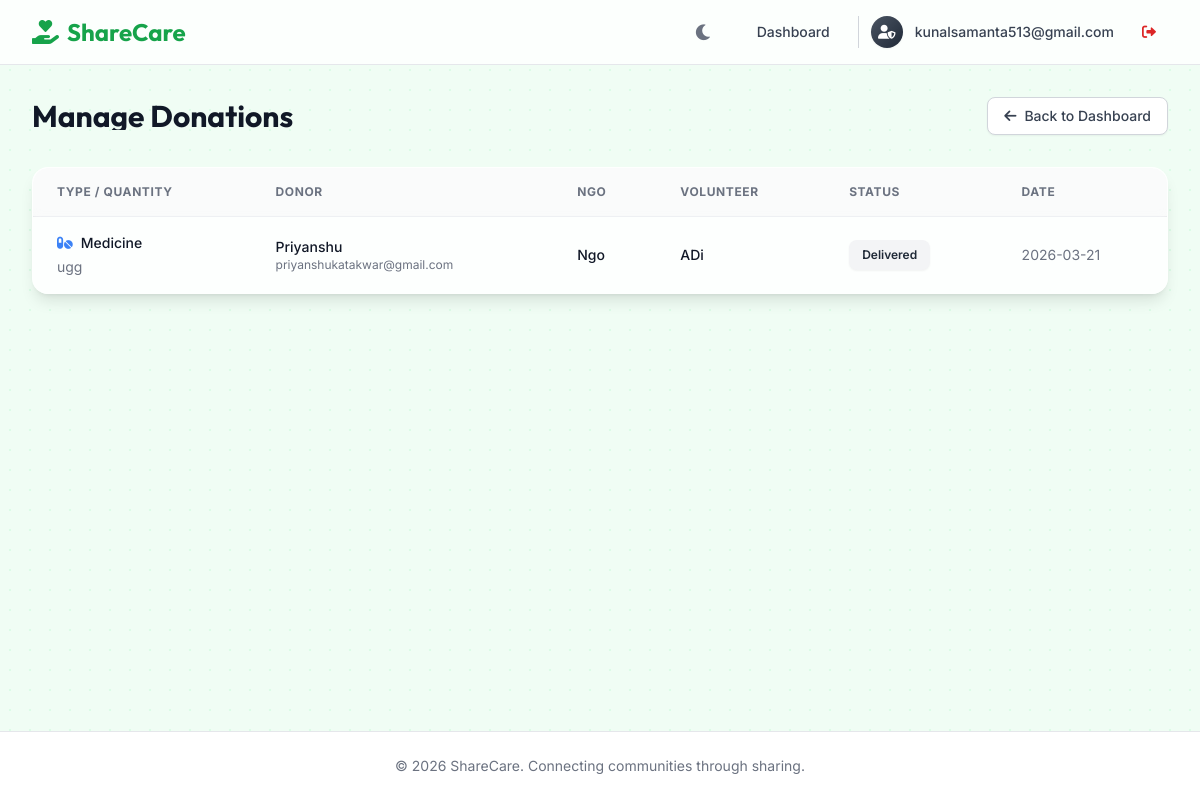
The page /admin/donations (signed in) on the database its author committed.
### models/models.py (models this page shows)
class User(db.Model, UserMixin):
    __tablename__ = 'users'
    id = db.Column(db.Integer, primary_key=True)
    role = db.Column(db.String(20), nullable=False) # 'admin', 'donor', 'ngo', 'volunteer'
    email = db.Column(db.String(120), unique=True, nullable=False)
    password_hash = db.Column(db.String(128), nullable=False)
    is_approved = db.Column(db.Boolean, default=False)
    created_at = db.Column(db.DateTime, default=datetime.utcnow)
    donor_profile = db.relationship('Donor', backref='user', uselist=False, cascade="all, delete-orphan")
    ngo_profile = db.relationship('NGO', backref='user', uselist=False, cascade="all, delete-orphan")
    volunteer_profile = db.relationship('Volunteer', backref='user', uselist=False, cascade="all, delete-orphan")

class Donation(db.Model):
    __tablename__ = 'donations'
    id = db.Column(db.Integer, primary_key=True)
    donor_id = db.Column(db.Integer, db.ForeignKey('donors.id'), nullable=False)
    item_type = db.Column(db.String(50), nullable=False) # 'Food', 'Medicine', 'Sanitary', 'Other'
    is_veg = db.Column(db.Boolean, nullable=True)
    quantity_desc = db.Column(db.String(100), nullable=False)
    feeds_people = db.Column(db.Integer, nullable=True)
    expiry_time = db.Column(db.DateTime, nullable=True)
    pickup_address = db.Column(db.Text, nullable=False)
    pickup_datetime = db.Column(db.DateTime, nullable=False)
    notes = db.Column(db.Text, nullable=True)
    status = db.Column(db.String(20), default='Available') # Available, Claimed, Picked Up, On The Way, Delivered
    created_at = db.Column(db.DateTime, default=datetime.utcnow)
    ngo_id = db.Column(db.Integer, db.ForeignKey('ngos.id'), nullable=True)
    claimed_at = db.Column(db.DateTime, nullable=True)
    delivery = db.relationship('Delivery', backref='donation', uselist=False)

class Donor(db.Model):
    __tablename__ = 'donors'
    id = db.Column(db.Integer, primary_key=True)
    user_id = db.Column(db.Integer, db.ForeignKey('users.id'), nullable=False)
    full_name = db.Column(db.String(100), nullable=False)
    phone = db.Column(db.String(20), nullable=False)
    address = db.Column(db.Text, nullable=False)
    gov_id_path = db.Column(db.String(255), nullable=True) # Path to uploaded file
    donations = db.relationship('Donation', backref='donor', lazy=True)

class NGO(db.Model):
    __tablename__ = 'ngos'
    id = db.Column(db.Integer, primary_key=True)
    user_id = db.Column(db.Integer, db.ForeignKey('users.id'), nullable=False)
    name = db.Column(db.String(150), nullable=False)
    registration_number = db.Column(db.String(100), nullable=False)
    contact_person = db.Column(db.String(100), nullable=False)
    phone = db.Column(db.String(20), nullable=False)
    address = db.Column(db.Text, nullable=False)
    certificate_path = db.Column(db.String(255), nullable=True) # Path to uploaded file
    claimed_donations = db.relationship('Donation', backref='claimed_by_ngo', lazy=True)

class Volunteer(db.Model):
    __tablename__ = 'volunteers'
    id = db.Column(db.Integer, primary_key=True)
    user_id = db.Column(db.Integer, db.ForeignKey('users.id'), nullable=False)
    full_name = db.Column(db.String(100), nullable=False)
    phone = db.Column(db.String(20), nullable=False)
    address = db.Column(db.Text, nullable=False)
    vehicle_type = db.Column(db.String(50), nullable=True)
    id_proof_path = db.Column(db.String(255), nullable=True) # Path to uploaded file
    deliveries = db.relationship('Delivery', backref='volunteer', lazy=True)

### routes/admin.py (the view)
@admin_bp.route('/donations')
@admin_required
def manage_donations():
    donations = Donation.query.order_by(Donation.created_at.desc()).all()
    return render_template('admin/donations.html', donations=donations)

### routes/admin.py (called while the page is built)
def admin_required(f):
    from functools import wraps
    @wraps(f)
    def decorated_function(*args, **kwargs):
        if not current_user.is_authenticated or current_user.role != 'admin':
            abort(403)
        return f(*args, **kwargs)
    return decorated_function

### templates/admin/donations.html (shortened to what this page needs)
{% extends "base.html" %}
{% block content %}
<div class="max-w-7xl mx-auto py-8 px-4 sm:px-6 lg:px-8 w-full flex-grow transition-colors duration-300">
    <div class="md:flex md:items-center md:justify-between mb-8 animate-fade-in-up">
        <div class="flex-1 min-w-0">
            <h2 class="text-3xl font-bold font-heading leading-7 text-gray-900 dark:text-white sm:truncate">
                Manage Donations
            </h2>
        </div>
        <div class="mt-4 flex md:mt-0 md:ml-4">
            <a href="{{ url_for('admin.dashboard') }}"
                class="inline-flex items-center px-4 py-2 border border-gray-300 dark:border-gray-600 rounded-lg shadow-sm text-sm font-medium text-gray-700 dark:text-gray-300 bg-white dark:bg-dark-panel hover:bg-gray-50 dark:hover:bg-dark-bg transition-colors">
                <i class="fa-solid fa-arrow-left mr-2"></i> Back to Dashboard
            </a>
        </div>
    </div>
    <div class="glass-panel shadow-lg overflow-x-auto rounded-2xl animate-fade-in-up" style="animation-delay: 0.1s;">
        <table class="min-w-full divide-y divide-gray-200 dark:divide-dark-border">
            <thead class="bg-gray-50/80 dark:bg-dark-bg/80 backdrop-blur-sm">
                <tr>
                    <th scope="col"
                        class="px-6 py-4 text-left text-xs font-bold text-gray-500 dark:text-gray-400 uppercase tracking-wider">Type /
                        Quantity</th>
                    <th scope="col"
                        class="px-6 py-4 text-left text-xs font-bold text-gray-500 dark:text-gray-400 uppercase tracking-wider">Donor
                    </th>
                    <th scope="col"
                        class="px-6 py-4 text-left text-xs font-bold text-gray-500 dark:text-gray-400 uppercase tracking-wider">NGO</th>
                    <th scope="col"
                        class="px-6 py-4 text-left text-xs font-bold text-gray-500 dark:text-gray-400 uppercase tracking-wider">Volunteer
                    </th>
                    <th scope="col"
                        class="px-6 py-4 text-left text-xs font-bold text-gray-500 dark:text-gray-400 uppercase tracking-wider">Status
                    </th>
                    <th scope="col"
                        class="px-6 py-4 text-left text-xs font-bold text-gray-500 dark:text-gray-400 uppercase tracking-wider">Date</th>
                </tr>
            </thead>
            <tbody class="divide-y divide-gray-200 dark:divide-dark-border">
                {% for d in donations %}
                <tr class="hover:bg-gray-50/50 dark:hover:bg-dark-panel/50 transition-colors">
                    <td class="px-6 py-4 whitespace-nowrap">
                        <div class="text-sm font-medium text-gray-900 dark:text-white flex items-center gap-2">
                            {% if d.item_type == 'Food' %}<i class="fa-solid fa-bowl-food text-orange-500"></i>
                            {% elif d.item_type == 'Medicine' %}<i class="fa-solid fa-pills text-blue-500"></i>
                            {% elif d.item_type == 'Sanitary' %}<i class="fa-solid fa-pump-soap text-brand-500"></i>
                            {% else %}<i class="fa-solid fa-box text-gray-500"></i>{% endif %}
                            {{ d.item_type }}
                        </div>
                        <div class="text-sm text-gray-500 dark:text-gray-400 mt-1 max-w-xs truncate" title="{{ d.quantity_desc }}">{{ d.quantity_desc }}</div>
                    </td>
                    <td class="px-6 py-4 whitespace-nowrap">
                        <div class="text-sm font-medium text-gray-900 dark:text-gray-200">{{ d.donor.full_name }}</div>
                        <div class="text-xs text-gray-500 dark:text-gray-400">{{ d.donor.user.email }}</div>
                    </td>
                    <td class="px-6 py-4 whitespace-nowrap">
                        {% if d.claimed_by_ngo %}
                        <div class="text-sm font-medium text-gray-900 dark:text-gray-200">{{ d.claimed_by_ngo.name }}</div>
                        {% else %}
                        <span class="text-sm text-gray-400 italic">None</span>
                        {% endif %}
                    </td>
                    <td class="px-6 py-4 whitespace-nowrap">
                        {% if d.delivery and d.delivery.volunteer %}
                        <div class="text-sm font-medium text-gray-900 dark:text-gray-200">{{ d.delivery.volunteer.full_name }}</div>
                        {% else %}
                        <span class="text-sm text-gray-400 italic">None</span>
                        {% endif %}
                    </td>
                    <td class="px-6 py-4 whitespace-nowrap">
                        <span class="px-3 py-1 inline-flex text-xs leading-5 font-semibold rounded-lg border border-transparent
                            {% if d.status == 'Available' %}bg-brand-100 text-brand-800 dark:bg-brand-900/30 dark:text-brand-400 dark:border-brand-800
                            {% elif d.status == 'Claimed' %}bg-blue-100 text-blue-800 dark:bg-blue-900/30 dark:text-blue-400 dark:border-blue-800
                            {% elif d.status == 'Delivered' %}bg-gray-100 text-gray-800 dark:bg-gray-800 dark:text-gray-300 dark:border-gray-600
                            {% else %}bg-yellow-100 text-yellow-800 dark:bg-yellow-900/30 dark:text-yellow-400 dark:border-yellow-800{% endif %} shadow-sm">
                            {{ d.status }}
                        </span>
                    </td>
                    <td class="px-6 py-4 whitespace-nowrap text-sm text-gray-500 dark:text-gray-400">
                        {{ d.created_at.strftime('%Y-%m-%d') }}
                    </td>
                </tr>
                {% endfor %}
            </tbody>
        </table>
    </div>
</div>
{% endblock %}

### templates/base.html (shortened to what this page needs)
<!DOCTYPE html>
<html lang="en">
<head>
    <script src="https://cdn.tailwindcss.com"></script>
    <link href="https://cdnjs.cloudflare.com/ajax/libs/font-awesome/6.0.0/css/all.min.css" rel="stylesheet">
</head>
<body class="min-h-screen flex flex-col font-sans text-gray-800 dark:text-gray-100 transition-colors duration-300">
    <nav class="bg-white/80 dark:bg-dark-panel/80 backdrop-blur-md border-b border-gray-200 dark:border-dark-border sticky top-0 z-50 transition-colors duration-300">
        <div class="max-w-7xl mx-auto px-4 sm:px-6 lg:px-8">
            <div class="flex justify-between h-16">
                <div class="flex">
                    <div class="shrink-0 flex items-center">
                        <a href="{{ url_for('main.index') }}"
                            class="text-2xl font-bold font-heading text-brand-600 dark:text-brand-400 flex items-center gap-2 hover:opacity-80 transition-opacity">
                            <i class="fa-solid fa-hand-holding-heart"></i> ShareCare
                        </a>
                    </div>
                </div>
                <div class="flex items-center space-x-2 sm:space-x-4">
                    <button id="theme-toggle" class="p-2 rounded-full text-gray-500 hover:bg-gray-100 dark:text-gray-400 dark:hover:bg-gray-700 focus:outline-none transition-colors mr-2 cursor-pointer" aria-label="Toggle Dark Mode">
                        <i id="theme-toggle-dark-icon" class="fa-solid fa-moon hidden text-lg"></i>
                    </button>
                    {% if current_user.is_authenticated %}
                        {% if current_user.role == 'admin' %}
                        <a href="{{ url_for('admin.dashboard') }}"
                            class="text-gray-700 dark:text-gray-300 hover:text-brand-600 dark:hover:text-brand-400 px-3 py-2 rounded-md text-sm font-medium transition-colors">Dashboard</a>
                        {% elif current_user.role == 'donor' %}
                        <a href="{{ url_for('donor.dashboard') }}"
                            class="text-gray-700 dark:text-gray-300 hover:text-brand-600 dark:hover:text-brand-400 px-3 py-2 rounded-md text-sm font-medium transition-colors">Dashboard</a>
                        {% elif current_user.role == 'ngo' %}
                        <a href="{{ url_for('ngo.dashboard') }}"
                            class="text-gray-700 dark:text-gray-300 hover:text-brand-600 dark:hover:text-brand-400 px-3 py-2 rounded-md text-sm font-medium transition-colors">Dashboard</a>
                        {% elif current_user.role == 'volunteer' %}
                        <a href="{{ url_for('volunteer.dashboard') }}"
                            class="text-gray-700 dark:text-gray-300 hover:text-brand-600 dark:hover:text-brand-400 px-3 py-2 rounded-md text-sm font-medium transition-colors">Dashboard</a>
                        {% endif %}
                        <div class="flex items-center gap-3 pl-3 border-l border-gray-300 dark:border-gray-600 ml-3">
                            <div class="flex items-center justify-center w-8 h-8 rounded-full shadow-sm text-white font-bold
                                {% if current_user.role == 'admin' %}bg-gradient-to-br from-gray-600 to-gray-800
                                {% elif current_user.role == 'donor' %}bg-gradient-to-br from-brand-400 to-brand-600
                                {% elif current_user.role == 'ngo' %}bg-gradient-to-br from-blue-400 to-blue-600
                                {% elif current_user.role == 'volunteer' %}bg-gradient-to-br from-yellow-400 to-yellow-600
                                {% else %}bg-gradient-to-br from-gray-400 to-gray-600{% endif %}">
                                {% if current_user.role == 'admin' %}<i class="fa-solid fa-user-shield text-sm"></i>
                                {% elif current_user.role == 'donor' %}<i class="fa-solid fa-hand-holding-heart text-sm"></i>
                                {% elif current_user.role == 'ngo' %}<i class="fa-solid fa-building text-sm"></i>
                                {% elif current_user.role == 'volunteer' %}<i class="fa-solid fa-truck-fast text-sm"></i>
                                {% else %}<i class="fa-solid fa-user text-sm"></i>{% endif %}
                            </div>
                            <span class="text-sm font-medium text-gray-700 dark:text-gray-300 hidden sm:block">{{ current_user.email }}</span>
                        </div>
                        <a href="{{ url_for('auth.logout') }}"
                            class="text-red-600 dark:text-red-400 hover:text-red-800 dark:hover:text-red-300 px-3 py-2 rounded-md text-sm font-medium transition-colors"><i class="fa-solid fa-right-from-bracket"></i></a>
                    {% endif %}
                </div>
            </div>
        </div>
    </nav>
    <main class="flex-grow flex flex-col">
        {% block content %}{% endblock %}
    </main>
    <footer class="bg-white dark:bg-dark-panel border-t border-gray-200 dark:border-dark-border mt-auto transition-colors duration-300">
        <div class="max-w-7xl mx-auto py-6 px-4 sm:px-6 lg:px-8">
            <p class="text-center text-gray-500 dark:text-gray-400 text-sm">
                &copy; 2026 ShareCare. Connecting communities through sharing.
            </p>
        </div>
    </footer>
</body>
</html>

### templates/base.html (style rules this page uses)
body { font-family: 'Inter', sans-serif; background-color: #f0fdf4; background-image: radial-gradient(#dcfce7 1px, transparent 1px); background-size: 20px 20px; transition: background-color 0.3s ease, color 0.3s ease; }
h1, h2, h3, h4, h5, h6 { font-family: 'Outfit', sans-serif; }
.glass-panel { background: rgba(255, 255, 255, 0.85); backdrop-filter: blur(12px); -webkit-backdrop-filter: blur(12px); border: 1px solid rgba(255, 255, 255, 0.3); box-shadow: 0 4px 6px -1px rgba(0, 0, 0, 0.1), 0 2px 4px -1px rgba(0, 0, 0, 0.06); transition: all 0.3s ease; }

### rows shown on the page
User: email "kunalsamanta513@gmail.com"
Donation: item_type "Medicine", quantity_desc "ugg", donor.full_name "Priyanshu", donor.user.email "priyanshukatakwar@gmail.com", claimed_by_ngo.name "Ngo", delivery.volunteer.full_name "ADi", status "Delivered", created_at "2026-03-21"
